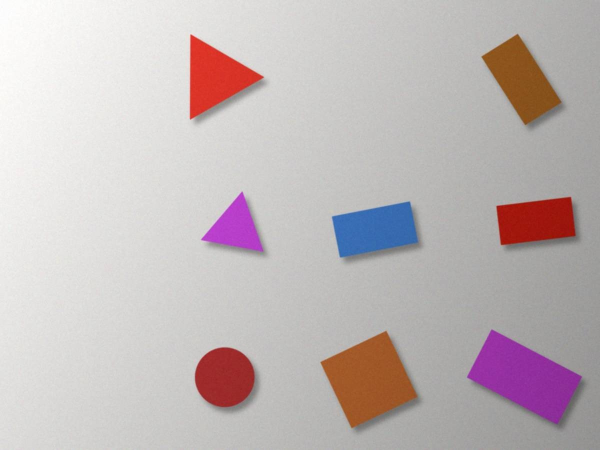
#> input picture samples/hard_03.jpg, 1200 x 900 px (shown at 1/2 size)
$ python hsv_tuner.py --image samples/hard_03.jpg
#> lines starting #> are read from the running program, lines starting #| are printed output that depends on the picture; after the words box and inside, x2 and y2 are one past the last pixel; in counts of white or black regions, pixels touching at a corner belong together
### shape_detector.py
"""
shape_detector.py
-----------------
Core computer-vision logic for the Shape and Color Sorter.

The pipeline covers three topics from the CSC 126 laboratory:

  (a) Image Operations         -> resizing, Gaussian blur, color-space
                                  conversion, drawing boxes/labels/overlays
  (b) Image Segmentation       -> HSV color thresholding (cv2.inRange) and
                                  morphological opening/closing to clean masks
  (d) Image Analysis and       -> Canny edge detection, contour extraction,
      Transformation              polygon approximation, moments (centroid),
                                  minAreaRect (rotation-invariant aspect ratio)
                                  and circularity to classify each shape

Every function is small and does one job, so each step can be shown and
explained separately during the live demo.
"""

import math

import cv2
import numpy as np

# ---------------------------------------------------------------------------
# Configuration
# ---------------------------------------------------------------------------

# Width every frame is resized to. A fixed size keeps the area thresholds
# below meaningful no matter what camera or image resolution is used.
PROCESS_WIDTH = 800

# Contours smaller than this (in pixels, after resizing) are treated as noise.
MIN_AREA = 600

# HSV ranges for each color we sort.
# OpenCV stores Hue as 0-179 (not 0-359), Saturation and Value as 0-255.
# Red sits at both ends of the hue wheel, so it needs two ranges.
COLOR_RANGES = {
    "Red":    [((0, 90, 70), (8, 255, 255)), ((170, 90, 70), (179, 255, 255))],
    "Orange": [((9, 90, 70), (20, 255, 255))],
    "Yellow": [((21, 90, 70), (34, 255, 255))],
    "Green":  [((35, 70, 50), (85, 255, 255))],
    "Blue":   [((86, 90, 50), (128, 255, 255))],
    "Purple": [((129, 60, 50), (169, 255, 255))],
    "Black":  [((0,0,0),(179,70,110))],
}

# BGR colors used when drawing each label (OpenCV uses BGR, not RGB).
DRAW_COLORS = {
    "Red": (40, 40, 220),
    "Orange": (0, 140, 255),
    "Yellow": (0, 200, 230),
    "Green": (60, 170, 60),
    "Blue": (220, 110, 30),
    "Purple": (170, 60, 150),
    "Black": (0, 0, 0),
}


# ---------------------------------------------------------------------------
# (a) Image Operations: preprocessing
# ---------------------------------------------------------------------------

def resize_to_width(image, width=PROCESS_WIDTH):
    """Resize an image to a fixed width while keeping its aspect ratio."""
    h, w = image.shape[:2]
    if w == width:
        return image
    scale = width / float(w)
    return cv2.resize(image, (width, int(h * scale)), interpolation=cv2.INTER_AREA)


def preprocess(frame):
    """
    Prepare a frame for segmentation.

    1. Resize to a fixed width.
    2. Gaussian blur (5x5) to remove sensor noise and paper texture,
       which would otherwise create jagged contours.
    3. Convert BGR -> HSV. HSV separates color (Hue) from brightness
       (Value), so a shadow on a red shape is still "red".

    Returns the resized BGR frame and its blurred HSV version.
    """
    resized = resize_to_width(frame)
    blurred = cv2.GaussianBlur(resized, (5, 5), 0)
    hsv = cv2.cvtColor(blurred, cv2.COLOR_BGR2HSV)
    return resized, hsv


# ---------------------------------------------------------------------------
# (b) Image Segmentation: one binary mask per color
# ---------------------------------------------------------------------------

# 5x5 elliptical kernel for morphology. An ellipse avoids squaring off
# the edges of round shapes.
MORPH_KERNEL = cv2.getStructuringElement(cv2.MORPH_ELLIPSE, (5, 5))


# [14 lines left out: function color_mask, not called in this run]


def segment_colors(hsv):
    """Return a dict {color_name: mask} for every configured color."""
    return {name: color_mask(hsv, ranges) for name, ranges in COLOR_RANGES.items()}


# ---------------------------------------------------------------------------
# (d) Image Analysis and Transformation: classify each contour
# ---------------------------------------------------------------------------

# [183 lines left out: functions classify_shape, centroid, detect_objects, edge_map, draw_detections, summarize and 4 more, not called in this run]

### hsv_tuner.py
"""
hsv_tuner.py
------------
Helper for calibrating the HSV color ranges to YOUR paper and YOUR lights.

Real colored paper under classroom lights rarely matches the default
ranges exactly. Run this before the demo, point the webcam (or an image)
at one color, and drag the sliders until only that color is white in the
mask. Then copy the printed range into COLOR_RANGES in shape_detector.py.

    python hsv_tuner.py --webcam
    python hsv_tuner.py --image samples/hard_03.jpg

Keys:  p = print current range   q / Esc = quit
"""

import argparse

import cv2
import numpy as np

from shape_detector import preprocess

WIN = "HSV Tuner"


def nothing(_):
    pass


def main():
    ap = argparse.ArgumentParser()
    src = ap.add_mutually_exclusive_group(required=True)
    src.add_argument("--image")
    src.add_argument("--webcam", nargs="?", const=0, type=int)
    args = ap.parse_args()

    cap = None if args.image else cv2.VideoCapture(args.webcam)
    still = cv2.imread(args.image) if args.image else None
#> still is the input picture: shape (900, 1200, 3); mean B, G, R 184.9, 184.4, 194.2

    cv2.namedWindow(WIN)
    for name, maxv, init in (("H min", 179, 0), ("H max", 179, 179), ("S min", 255, 90),
                             ("S max", 255, 255), ("V min", 255, 70), ("V max", 255, 255)):
        cv2.createTrackbar(name, WIN, init, maxv, nothing)

    while True:
        frame = still if still is not None else cap.read()[1]
        if frame is None:
            break
        resized, hsv = preprocess(frame)
#> in resize_to_width, `return cv2.resize(image, (width, int(h * scale)), interpolation=cv2.IN..`:
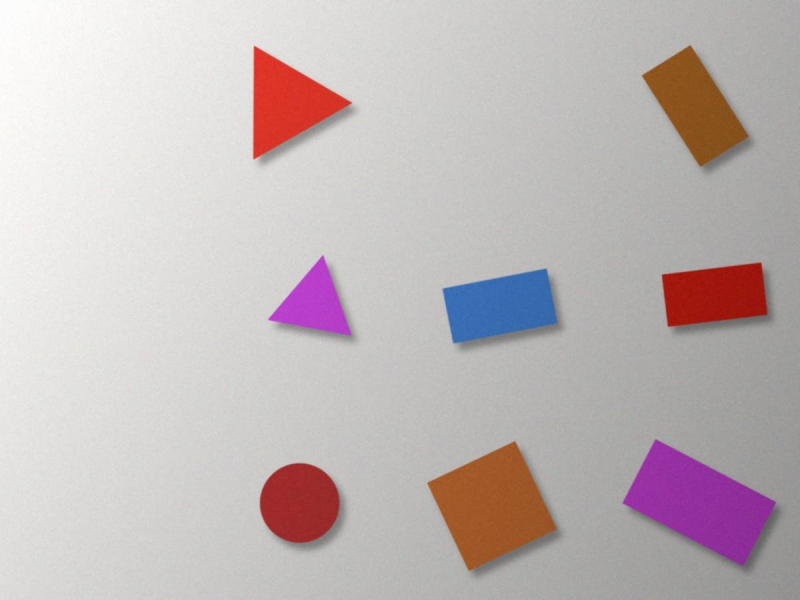
#> returned value: shape (600, 800, 3); mean of channels 0, 1, 2 184.9, 184.4, 194.2; drawn as B, G, R
#> in preprocess, `hsv = cv2.cvtColor(blurred, cv2.COLOR_BGR2HSV)`: hsv: shape (600, 800, 3); mean H, S, V 28.5, 23.8, 196.1
        lo = np.array([cv2.getTrackbarPos(n, WIN) for n in ("H min", "S min", "V min")])
        hi = np.array([cv2.getTrackbarPos(n, WIN) for n in ("H max", "S max", "V max")])
        mask = cv2.inRange(hsv, lo, hi)
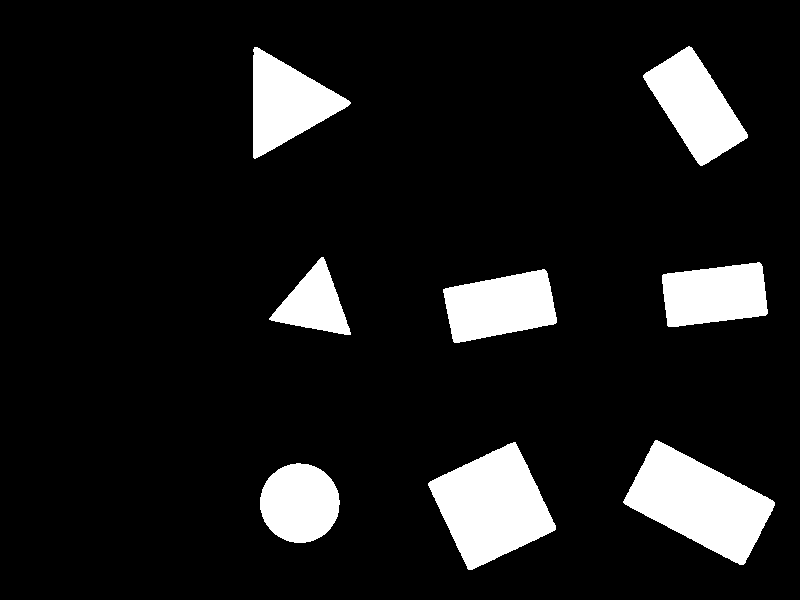
#> mask: shape (600, 800); 10.7% white; 8 white regions, largest, box (x1, y1, x2, y2) and area: (623, 440, 775, 565) 9893, (428, 442, 556, 570) 9600, (643, 46, 748, 166) 6299
        kept = cv2.bitwise_and(resized, resized, mask=mask)
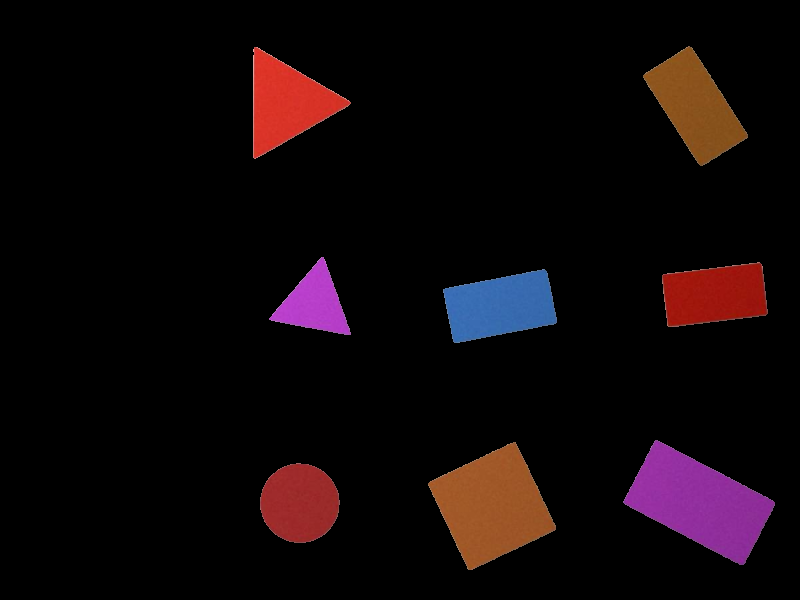
#> kept: shape (600, 800, 3); mean B, G, R 9.2, 7.1, 15.9
        cv2.imshow(WIN, np.hstack([resized, kept]))
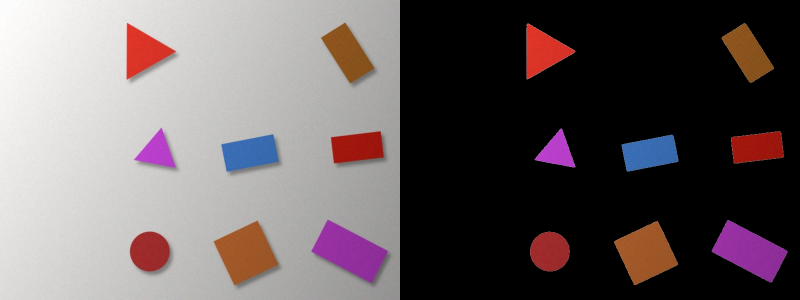
#> window 'HSV Tuner': shape (600, 1600, 3) (shown at 1/2 size); mean B, G, R 97, 95.7, 105.1

        key = cv2.waitKey(30) & 0xFF
#> (key q is pressed here)
        if key == ord("p"):
            print(f"(({lo[0]}, {lo[1]}, {lo[2]}), ({hi[0]}, {hi[1]}, {hi[2]}))")
        elif key in (ord("q"), 27):
            print(f"Final range: (({lo[0]}, {lo[1]}, {lo[2]}), ({hi[0]}, {hi[1]}, {hi[2]}))")
            break

    if cap is not None:
        cap.release()
    cv2.destroyAllWindows()


if __name__ == "__main__":
    main()
